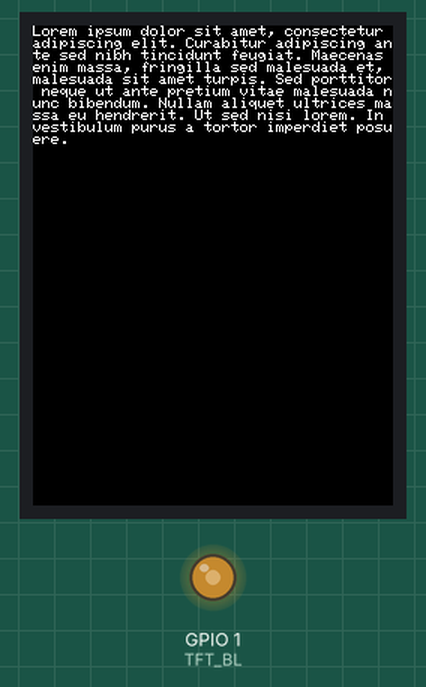
Simulated run of this sketch. Board: ESP32. Parts: 240×320 colour display, output pins drawn as LEDs (lit = HIGH).

Above: at 0.3 s.
At 9.7 s:
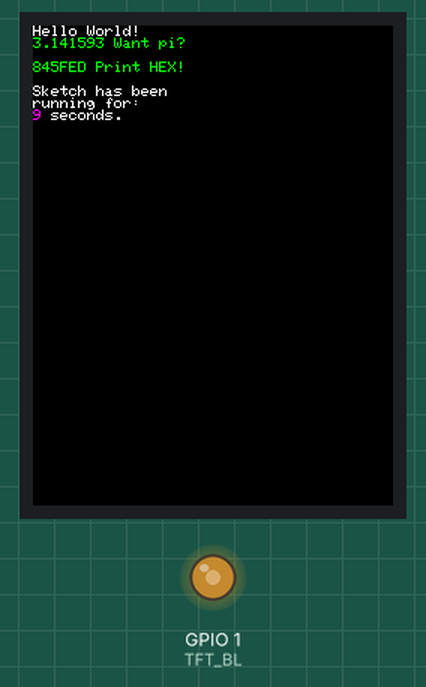
At 14.9 s:
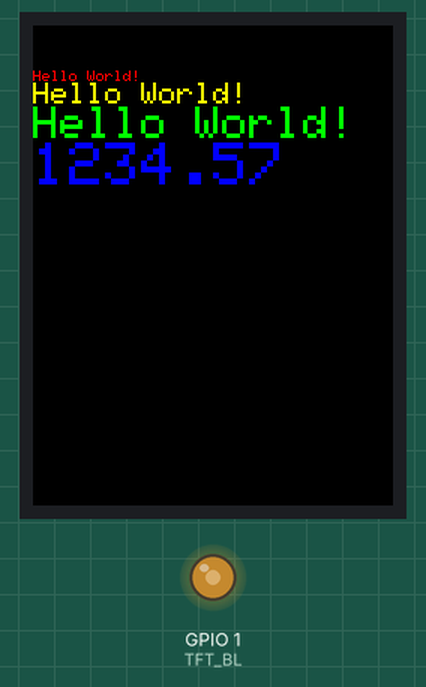
At 36.7 s:
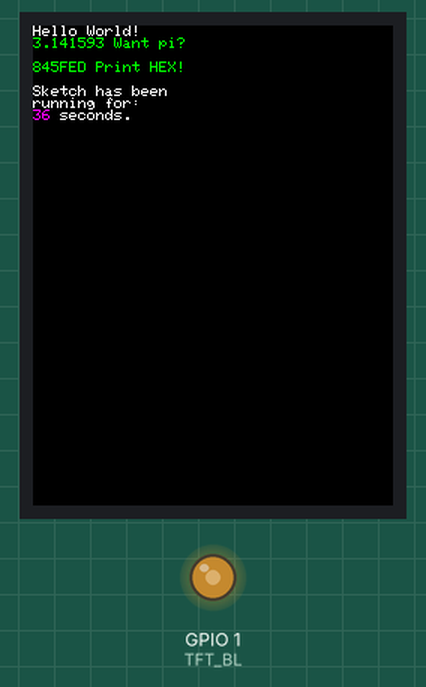

Measured:
- what the display in image 1 shows lasts 4.1 s, from 9.6 s to 13.7 s
- what the display in image 2 shows lasts 1.6 s, from 14.8 s to 16.4 s

The sketch:

ST7789-2.0-inch-screen.ino
```cpp
#include <Adafruit_GFX.h>    // Core graphics library
#include <Adafruit_ST7789.h> // Hardware-specific library for ST7789
#include <SPI.h>

#define TFT_BL 1   // Backlight control (PWM). Controls screen brightness via LED backlight driver
#define TFT_CS 2   // Chip Select (SPI). Pull LOW to talk to the display, HIGH to ignore it
#define TFT_DC 3   // Data/Command select. LOW = command, HIGH = pixel/data stream
#define TFT_MOSI 9 // SPI MOSI (Master Out Slave In). Data sent from ESP32 → display
#define TFT_SCLK 7 // SPI Clock. Synchronizes data transfer on MOSI line
#define TFT_RST 4  // Hardware reset. Pull LOW briefly to reset the display controller

Adafruit_ST7789 tft = Adafruit_ST7789(TFT_CS, TFT_DC, TFT_MOSI, TFT_SCLK, TFT_RST);

float p = 3.1415926;
char *lorem = "Lorem ipsum dolor sit amet, consectetur adipiscing elit. Curabitur adipiscing ante sed nibh tincidunt feugiat. Maecenas enim massa, fringilla sed malesuada et, malesuada sit amet turpis. Sed porttitor neque ut ante pretium vitae malesuada nunc bibendum. Nullam aliquet ultrices massa eu hendrerit. Ut sed nisi lorem. In vestibulum purus a tortor imperdiet posuere.";

void setup(void)
{
  ledcAttach(TFT_BL, 5000, 8); // pin, freq, resolution
  ledcWrite(TFT_BL, 127);      // duty (0–255)
  tft.init(240, 320);          // can't flip this
  tft.setRotation(0);          // pins down
}

void loop()
{
  testdrawtext(lorem, ST77XX_WHITE);
  delay(1000);
  tftPrintTest();
  delay(4000);
}

void testdrawtext(char *text, uint16_t color)
{
  tft.fillScreen(ST77XX_BLACK);
  tft.setCursor(0, 0);
  tft.setTextColor(color);
  tft.setTextWrap(true);
  tft.print(text);
}

void tftPrintTest()
{
  tft.setTextWrap(false);
  tft.fillScreen(ST77XX_BLACK);
  tft.setCursor(0, 30);
  tft.setTextColor(ST77XX_RED);
  tft.setTextSize(1);
  tft.println("Hello World!");
  tft.setTextColor(ST77XX_YELLOW);
  tft.setTextSize(2);
  tft.println("Hello World!");
  tft.setTextColor(ST77XX_GREEN);
  tft.setTextSize(3);
  tft.println("Hello World!");
  tft.setTextColor(ST77XX_BLUE);
  tft.setTextSize(4);
  tft.print(1234.567);
  delay(1500);
  tft.setCursor(0, 0);
  tft.fillScreen(ST77XX_BLACK);
  tft.setTextColor(ST77XX_WHITE);
  tft.setTextSize(0);
  tft.println("Hello World!");
  tft.setTextSize(1);
  tft.setTextColor(ST77XX_GREEN);
  tft.print(p, 6);
  tft.println(" Want pi?");
  tft.println(" ");
  tft.print(8675309, HEX); // print 8,675,309 out in HEX!
  tft.println(" Print HEX!");
  tft.println(" ");
  tft.setTextColor(ST77XX_WHITE);
  tft.println("Sketch has been");
  tft.println("running for: ");
  tft.setTextColor(ST77XX_MAGENTA);
  tft.print(millis() / 1000);
  tft.setTextColor(ST77XX_WHITE);
  tft.print(" seconds.");
}
```
